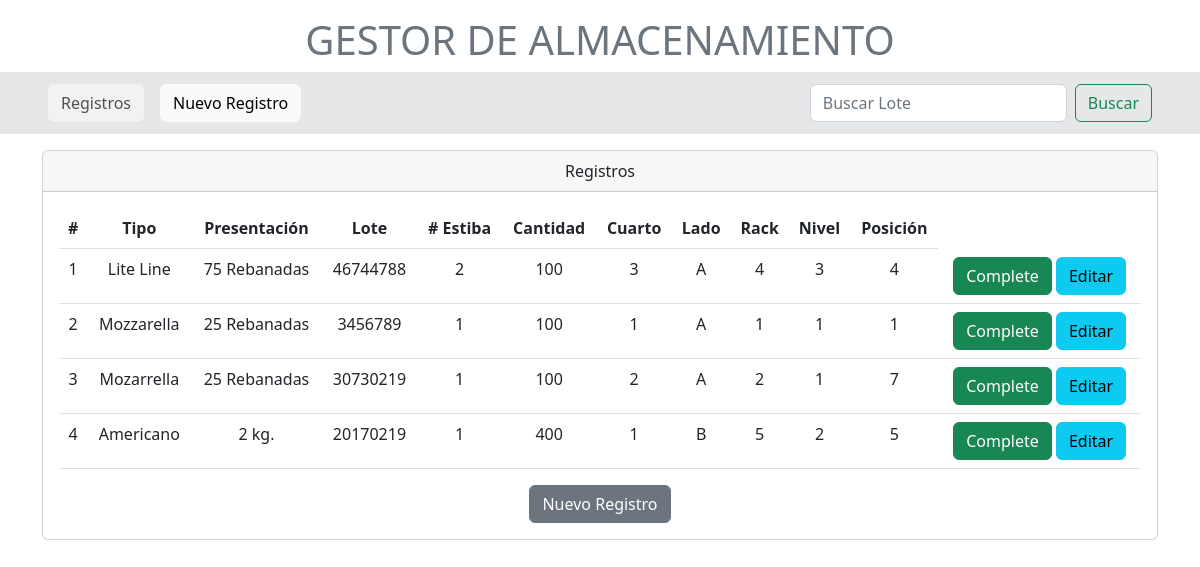
/registros/, run on the app's committed database.
### models.py (models this page shows)
class Inventario(Base):
    __tablename__: str = 'inventario'
    id = Column(Integer, primary_key=True, index=True)
    tipo = Column(String)
    presentacion = Column(String)
    lote = Column(String, nullable=False)
    estiba_n = Column(String)
    cantidad = Column(Integer)
    cuarto = Column(String)
    lado = Column(String)
    rack = Column(String)
    nivel = Column(String)
    posicion = Column(String)
    existente = Column(Boolean, default=True)
    estado = Column(String(9))
    detalles = Column(String(150))
    usuario_id = Column(ForeignKey('usuarios.id'))

### routers/registros.py (the view)
@router.get("/", response_class=HTMLResponse)
async def consultar_registros(request: Request, db: Session = Depends(get_db)):
    registros = db.query(Inventario).order_by(Inventario.id.desc()).all()
    return templates.TemplateResponse("home.html", {'request': request, 'registros': registros})

### templates/home.html (shortened to what this page needs)
<!DOCTYPE html>
<html lang="en">
<head>
    <link href="https://cdn.jsdelivr.net/npm/bootstrap@5.2.3/dist/css/bootstrap.min.css" rel="stylesheet">
</head>
<body>
<div>
    <h1 class="text-center mt-3 text-secondary">GESTOR DE ALMACENAMIENTO</h1>
    <nav class="navbar navbar-light" style="background-color:#E5E7E9">
        <div class="d-flex mt-1 mb-1">
            <a class="btn btn-light disabled btn-md ms-5">Registros</a>
            <a class="btn btn-light btn-md ms-3">Nuevo Registro</a>
        </div>
        <div>
            <form class="d-flex me-5">
                <input class="form-control me-2" type="search" placeholder="Buscar Lote" aria-label="Search">
                <button class="btn btn-outline-success" type="submit">Buscar</button>
            </form>
        </div>
    </nav>
</div>
<div class="container mt-3">
    <div class="card text-center">
        <div class="card-header">
            Registros
        </div>
        <div class="card-body">
            <table class="table table-hover">
                <thead>
                    <tr>
                        <th scope="col">#</th>
                        <th scope="col">Tipo</th>
                        <th scope="col">Presentación</th>
                        <th scope="col">Lote</th>
                        <th scope="col"># Estiba</th>
                        <th scope="col">Cantidad</th>
                        <th scope="col">Cuarto</th>
                        <th scope="col">Lado</th>
                        <th scope="col">Rack</th>
                        <th scope="col">Nivel</th>
                        <th scope="col">Posición</th>
                    </tr>
                </thead>
                <tbody>
                    {% for registro in registros %}
                    <tr class="pointer">
                        <td>{{ loop.index }}</td>
                        <td>{{registro.tipo}}</td>
                        <td>{{registro.presentacion}}</td>
                        <td>{{registro.lote}}</td>
                        <td>{{registro.estiba_n}}</td>
                        <td>{{registro.cantidad}}</td>
                        <td>{{registro.cuarto}}</td>
                        <td>{{registro.lado}}</td>
                        <td>{{registro.rack}}</td>
                        <td>{{registro.nivel}}</td>
                        <td>{{registro.posicion}}</td>
                        <td>
                            <button type="button" class="btn btn-success">Complete</button>
                            <button onclick="window.location.href='editar-registro/{{registro_id}}'" type="button" class="btn btn-info">Editar</button>
                        </td>
                    </tr>
                    {% endfor %}
                </tbody>
            </table>
            <a class="btn btn-secondary" href="#">Nuevo Registro</a>
        </div>
    </div>
</div>
</body>
</html>

### data on the page
Inventario: tipo "Lite Line", presentacion "75 Rebanadas", lote "46744788", estiba_n "2", cantidad "100", cuarto "3", lado "A", rack "4", nivel "3", posicion "4"
Inventario: tipo "Mozzarella", presentacion "25 Rebanadas", lote "3456789", estiba_n "1", cantidad "100", cuarto "1", lado "A", rack "1", nivel "1", posicion "1"
Inventario: tipo "Mozarrella", presentacion "25 Rebanadas", lote "30730219", estiba_n "1", cantidad "100", cuarto "2", lado "A", rack "2", nivel "1", posicion "7"
Inventario: tipo "Americano", presentacion "2 kg.", lote "20170219", estiba_n "1", cantidad "400", cuarto "1", lado "B", rack "5", nivel "2", posicion "5"
